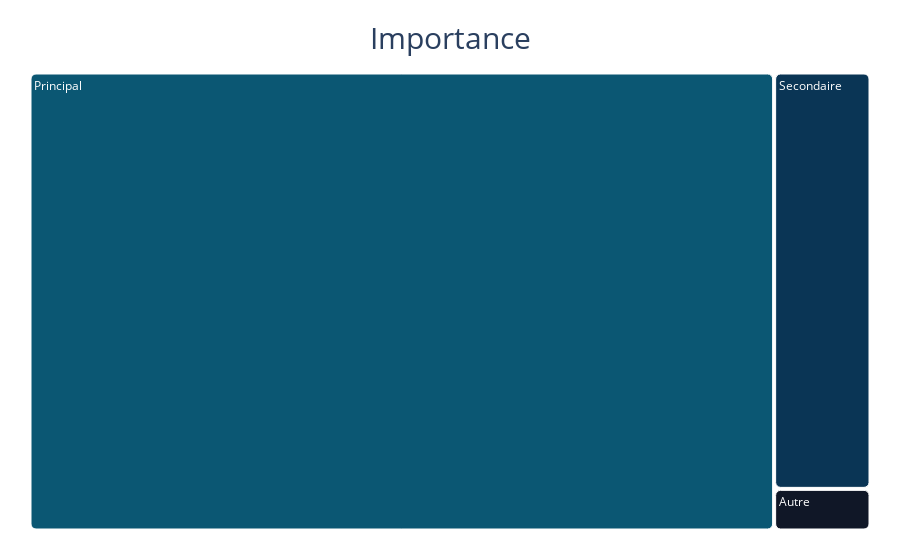

The notebook cell saved with this chart:
### Code cell
import plotly.express as px

fig = px.treemap(data, path=["Importance"], color_discrete_sequence = ["#0b5773","#0a3555","#101727"],
                 title="Importance",
                 )
fig.update_traces(marker=dict(cornerradius=5))

fig.update_layout(
    margin = dict(t=50, l=25, r=25, b=25),
    title_font=dict(size=30),
    title_x=0.5, title_y=0.95
)
fig.data[0].hovertemplate='<b></b>%{label}'

fig.show()

### Figure 1 — Plotly figure (JSON) as saved in the notebook; plotly's stock layout.template omitted (floating-point values rounded to 4 significant figures)
{"data": [{"branchvalues": "total", "domain": {"x": [0, 1], "y": [0, 1]}, "hovertemplate": "<b></b>%{label}", "ids": ["Autre", "Principal", "Secondaire"], "labels": ["Autre", "Principal", "Secondaire"], "marker": {"cornerradius": 5}, "name": "", "parents": ["", "", ""], "type": "treemap", "values": [1, 85, 10]}], "layout": {"legend": {"tracegroupgap": 0}, "margin": {"b": 25, "l": 25, "r": 25, "t": 50}, "title": {"font": {"size": 30}, "text": "Importance", "x": 0.5, "y": 0.95}, "treemapcolorway": ["#0b5773", "#0a3555", "#101727"]}}
